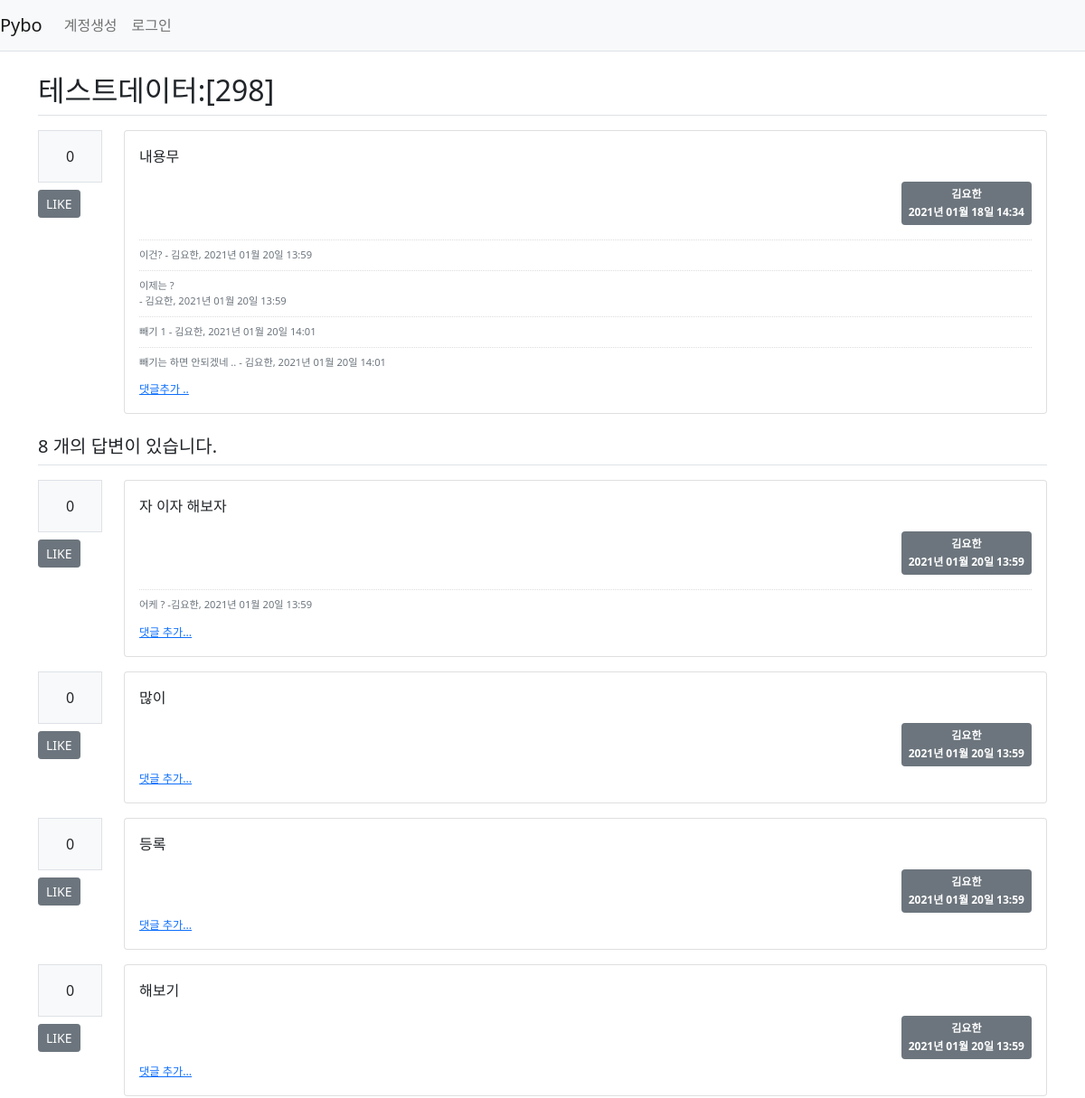
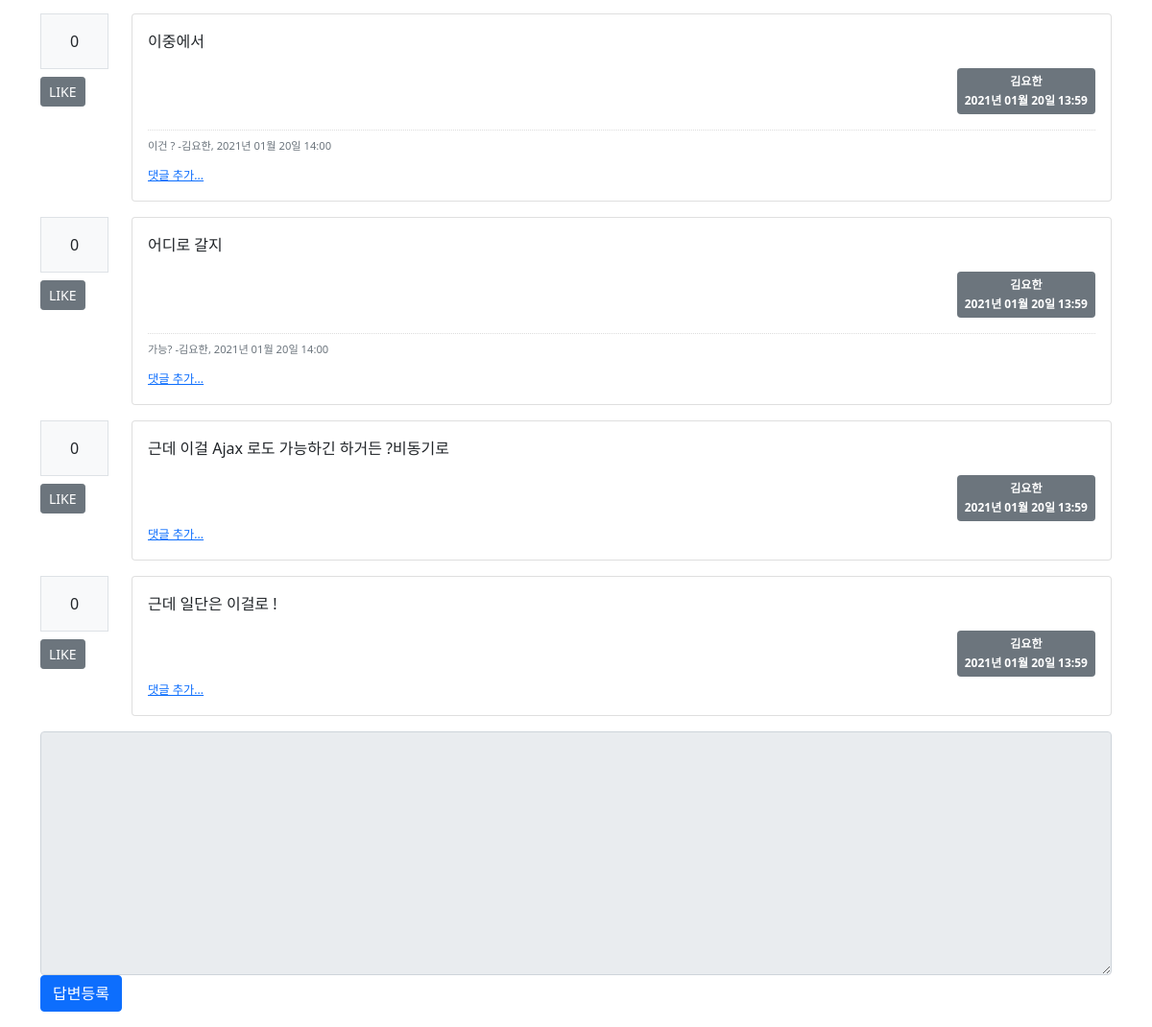
/question/detail/302/, run on the app's committed database (2 pictures, top to bottom).
### pybo/models.py (models this page shows)
class Question(db.Model):
    id = db.Column(db.Integer, primary_key=True)
    subject = db.Column(db.String(200), nullable=False)
    content = db.Column(db.Text(), nullable=False) # 글자수 제한없음 Text
    create_date = db.Column(db.DateTime(), nullable=False)
    user_id = db.Column(db.Integer, db.ForeignKey(
        'user.id', ondelete='CASCADE'), nullable=False) # server_default='1')
    user = db.relationship('User', backref=db.backref('question_set'))
    modify_date = db.Column(db.DateTime(), nullable=True)
    voter = db.relationship('User', secondary=question_voter, backref=db.backref('question_voter_set'))

class User(db.Model):
    id = db.Column(db.Integer, primary_key=True)
    username = db.Column(db.String(150), unique=True, nullable=False)
    password = db.Column(db.String(200), nullable=False)
    email = db.Column(db.String(120), unique=True, nullable=False)

class Comment(db.Model):
    id = db.Column(db.Integer, primary_key=True)
    user_id = db.Column(db.Integer, db.ForeignKey(
        'user.id', ondelete='CASCADE'), nullable=False)
    user = db.relationship('User', backref=db.backref('comment_set'))
    content = db.Column(db.Text(), nullable=False)
    create_date = db.Column(db.DateTime(), nullable=False)
    modify_date = db.Column(db.DateTime())
    question_id = db.Column(db.Integer, db.ForeignKey(
        'question.id', ondelete='CASCADE'), nullable=True)
    question = db.relationship('Question', backref=db.backref('comment_set'))
    answer_id = db.Column(db.Integer, db.ForeignKey(
        'answer.id', ondelete='CASCADE'), nullable=True)
    answer = db.relationship('Answer', backref=db.backref('comment_set'))

class Answer(db.Model):
    id = db.Column(db.Integer, primary_key=True )
    question_id = db.Column(db.Integer, db.ForeignKey('question.id', ondelete='CASCADE'))
    question = db.relationship('Question', backref=db.backref('answer_set', ))
    content = db.Column(db.Text(), nullable=False)
    create_date = db.Column(db.DateTime(), nullable=False)
    user_id = db.Column(db.Integer, db.ForeignKey(
        'user.id', ondelete='CASCADE'), nullable=False)
    user = db.relationship('User', backref=db.backref('answer_set'))
    modify_date = db.Column(db.DateTime(), nullable=True)
    voter = db.relationship('User', secondary=answer_voter, backref=db.backref('answer_voter_set'))

### pybo/views/question_views.py (the view)
@bp.route('/detail/<int:question_id>/')
def detail(question_id):
    form = AnswerForm()
    question = Question.query.get_or_404(question_id)
    return render_template('questions/question_detail.html', question=question, form=form)

### pybo/forms.py
class AnswerForm(FlaskForm):
    content = TextAreaField('내용', validators=[DataRequired(' 내용은 필수 입력 항목입니다. ')])

### pybo/filter.py (called while the page is built)
def format_datetime(value, fmt='%Y년 %m월 %d일 %H:%M'):
    return value.strftime(fmt)

### pybo/views/auth_views.py (called while the page is built)
@bp.before_app_request
def load_logged_in_user():
    user_id = session.get('user_id')
    if user_id is None:
        g.user = None
    else:
        g.user = User.query.get(user_id)

### pybo/templates/questions/question_detail.html (shortened to what this page needs)
{% extends 'base.html' %}
{% block content %}
<div class="container my-3">
    <h2 class="border-bottom py-2">{{ question.subject }}</h2>
    <div class="row my-3">
        <div class="col-1">
            <div class="bg-light text-center p-3 border font-weight-bolder mb-1">
                {{ question.voter|length }} </div>
            <a href="#" data-uri="{{ url_for('vote.question', question_id=question.id) }}"
                class="recommend btn btn-sm btn-secondary btn-block my-1"> LIKE </a>
        </div>
        <div class="col-11">
            <div class="card">
                <div class="card-body">
                    <div class="card-text">{{ question.content|markdown }}</div>
                        <div class="d-flex justify-content-end">
                            <span class="badge bg-secondary p-2 text-left">
                                <div class="mb-2">{{ question.user.username }}</div>
                                <div>{{ question.create_date|datetime }}</div>
                            </span>
                        </div>
                        {% if question.comment_set|length > 0 %}
                        <div class="mt-3">
                            {% for comment in question.comment_set %}
                                <div class="comment py-2 text-muted">
                                    <span style="white-space: pre-line;">{{ comment.content }}</span>
                                    <span>
                                        - {{ comment.user.username }}, {{ comment.create_date|datetime }}
                                    </span>
                                </div>
                                {% endfor %}
                                </div>
                                {% endif %}
                                <div>
                                    <a href="{{ url_for('comment.create_question',
                                    question_id=question.id) }}" class="small"><small>댓글추가 ..</small></a>
                                </div>
                    </div>
                </div>
            </div>
        </div>
        <h5 class="border-bottom my-3 py-2">{{ question.answer_set|length }} 개의 답변이 있습니다.</h5>
        {% for answer in question.answer_set %}
        <div class="row my-3">
            <div class="col-1">
                <div class="bg-light text-center p-3 border font-weight-bolder mb-1">
                    {{ answer.voter|length }}
                </div>
                <a href="#" data-uri="{{ url_for('vote.answer', answer_id=answer.id) }}"
                class="recommend btn btn-sm btn-secondary btn-block my-1">LIKE</a>
            </div>
            <div class="col-11">
                <div class="card">
                    <div class="card-body">
                        <div class="card-text">{{ answer.content|markdown }}</div>
                            <div class="d-flex justify-content-end">
                                <span class="badge bg-secondary p-2 text-left">
                                    <div class="mb-2">{{ answer.user.username }}</div>
                                    <div>{{ answer.create_date|datetime }}</div>
                                </span>
                            </div>
                    {% if answer.comment_set|length > 0 %}
                    <div class="mt-3">
                        {% for comment in answer.comment_set %}
                            <div class="comment py-2 text-muted">
                                <span style="white-space:pre-line;">{{ comment.content }}</span>
                                <span>
                                    -{{ comment.user.username}}, {{ comment.create_date|datetime }}
                                </span>
                            </div>
                        {% endfor %}
                    </div>
                    {% endif %}
                    <div>
                        <a href="{{ url_for('comment.create_answer', answer_id=answer.id)}}"
                        class="small"><small>댓글 추가...</small></a>
                    </div>
                    </div>
                </div>
            </div>
        </div>
    {% endfor %}
    <form action="{{ url_for('answer.create', question_id=question.id) }}" method="post" class="my-3">
        <div class="form-group">
            <textarea {% if not g.user %}disabled{% endif %} name="content" id="content" class="form-control" rows="10" ></textarea>
        </div>
        <input type="submit" value="답변등록" class="btn btn-primary">
    </form>
</div>
{% endblock %}

### pybo/static/style.css (style rules this page uses)
.comment { border-top:dotted 1px #ddd; font-size:0.7em; }

### data on the page
Question: subject "테스트데이터:[298]", content "내용무", create_date "2021년 01월 18일 14:34"
User: user.username "김요한"
Comment: content "이건?", user.username "김요한", create_date "2021년 01월 20일 13:59"
Comment: content "이제는 ?", user.username "김요한", create_date "2021년 01월 20일 13:59"
Comment: content "빼기 1", user.username "김요한", create_date "2021년 01월 20일 14:01"
Comment: content "빼기는 하면 안되겠네 ..", user.username "김요한", create_date "2021년 01월 20일 14:01"
Answer: voter|length "0", content "자 이자 해보자", user.username "김요한", create_date "2021년 01월 20일 13:59"
Comment: content "어케 ?", user.username "김요한", create_date "2021년 01월 20일 13:59"
Answer: voter|length "0", content "많이", user.username "김요한", create_date "2021년 01월 20일 13:59"
Answer: voter|length "0", content "등록", user.username "김요한", create_date "2021년 01월 20일 13:59"
Answer: voter|length "0", content "해보기", user.username "김요한", create_date "2021년 01월 20일 13:59"
Answer: voter|length "0", content "이중에서", user.username "김요한", create_date "2021년 01월 20일 13:59"
Comment: content "이건 ?", user.username "김요한", create_date "2021년 01월 20일 14:00"
Answer: voter|length "0", content "어디로 갈지", user.username "김요한", create_date "2021년 01월 20일 13:59"
Comment: content "가능?", user.username "김요한", create_date "2021년 01월 20일 14:00"
Answer: voter|length "0", content "근데 이걸 Ajax 로도 가능하긴 하거든 ?비동기로", user.username "김요한", create_date "2021년 01월 20일 13:59"
Answer: voter|length "0", content "근데 일단은 이걸로 !", user.username "김요한", create_date "2021년 01월 20일 13:59"

### other printed values
{{ question.voter|length }} "0"
{{ question.answer_set|length }} "8"
